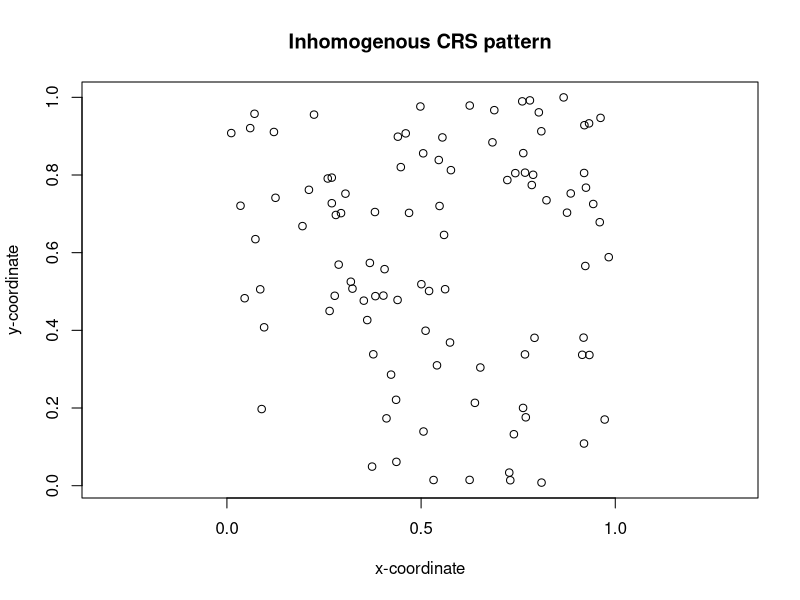
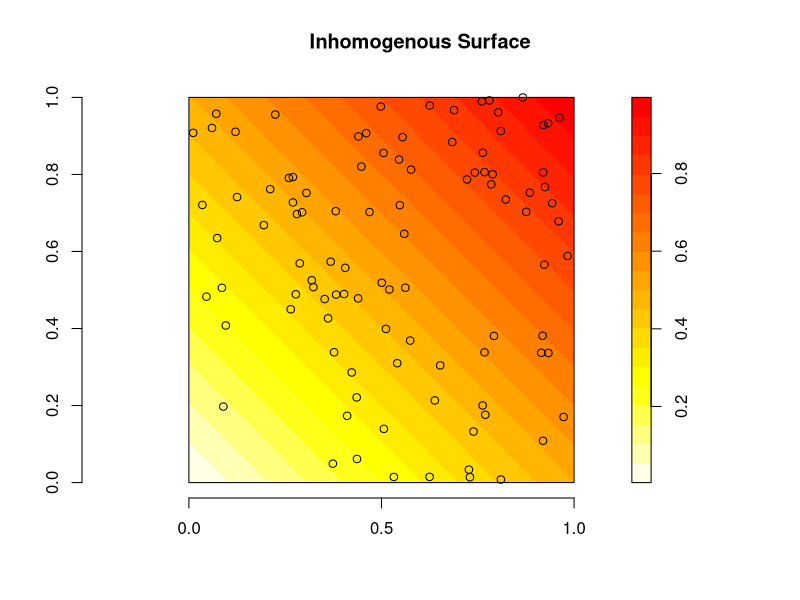

The R source for these figures, in order:
##
## Rejection sampling for an inhomogenous CSR process
## see: Waller p 152
##

## Intensity function
lambda <- function(x,y) return((x+y)/2)    # scale to probability

## define matrix of sample points
ppts <- matrix(NA, nrow=100, ncol=2)
icount <- 1  # counter of accepted sample points

while (icount <= 100){
  ppt <- runif(2,min=0, max=1)                # generate proposal point
  if (runif(1,min=0, max=1) <= lambda(ppt[1],ppt[2])){   # if TRUE => accept point
    ppts[icount,] <- ppt
    icount <- icount+1
  } # end::if
} #end::while
plot(ppts, xlab="x-coordinate", ylab="y-coordinate",
     asp=1, main="Inhomogenous CRS pattern")

## fancy plot
library(spatstat)
inHomoSurf <- as.im(lambda, W=square(1))
pp <- ppp(ppts[,1],ppts[,2], owin=square(1))
plot(inHomoSurf, col=rev(heat.colors(20)), main="Inhomogenous Surface")
plot(pp, add=T)
axis(1); axis(2)
